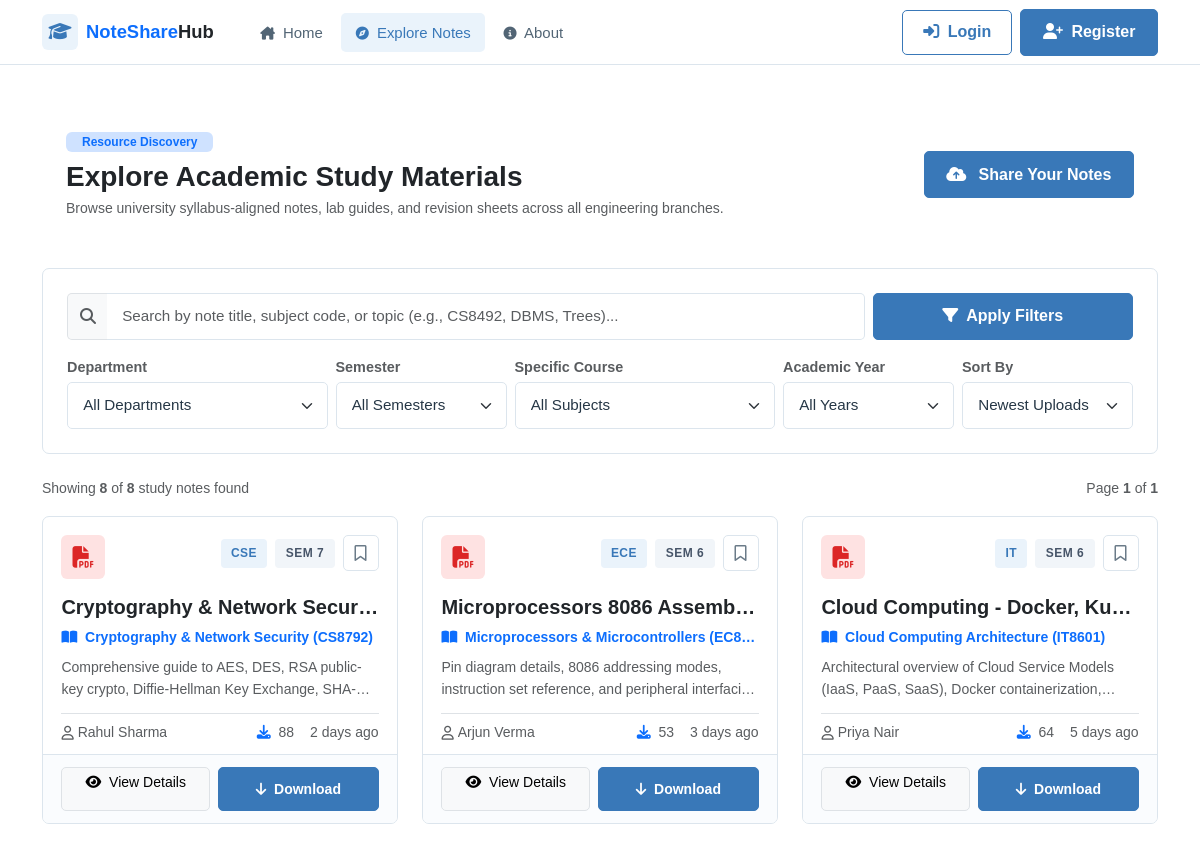
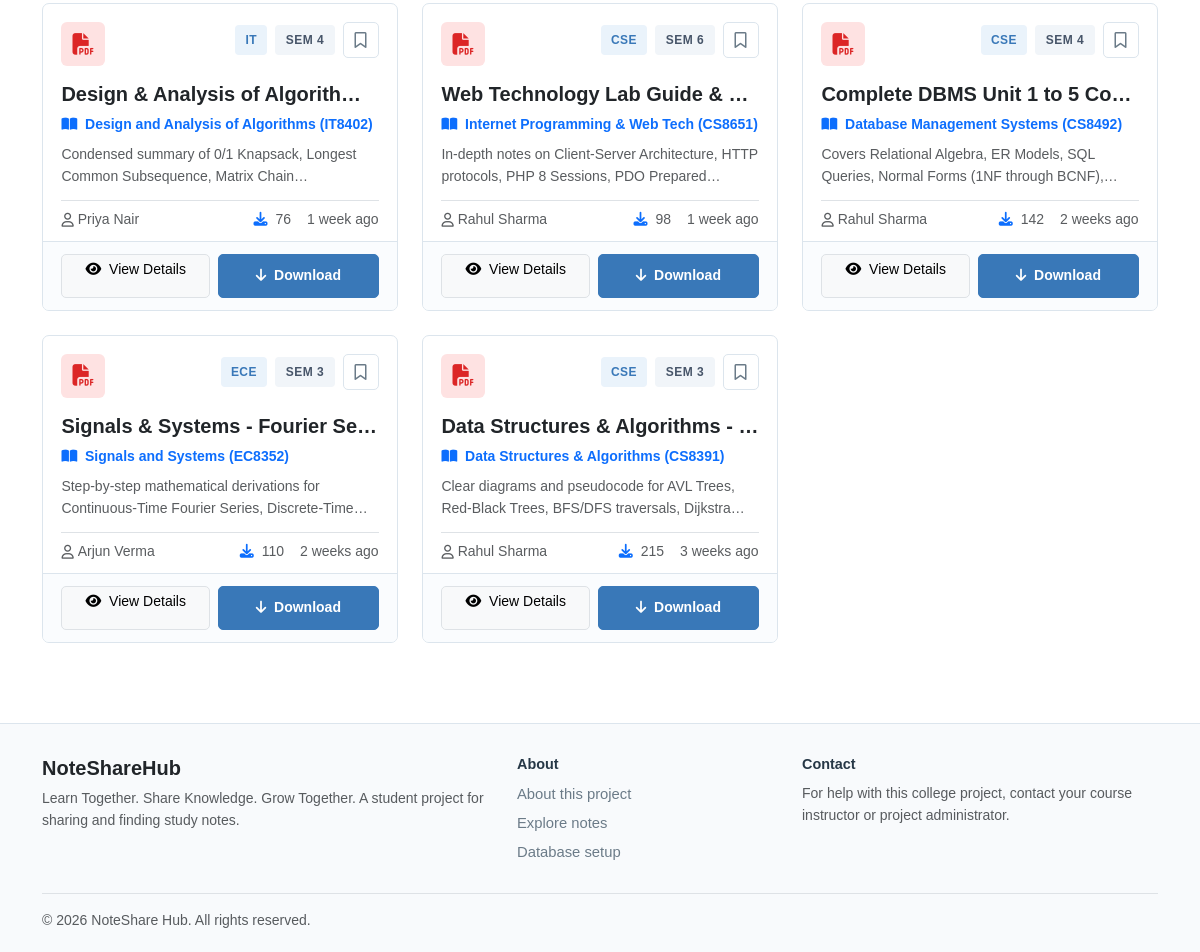
Screenshot of /explore.php with the database file from the repository (2 pictures, top to bottom).
### tables this page shows
CREATE TABLE `notes` (
  `id` INT AUTO_INCREMENT PRIMARY KEY,
  `user_id` INT NOT NULL,
  `subject_id` INT NOT NULL,
  `department_id` INT NOT NULL,
  `semester` TINYINT NOT NULL,
  `academic_year` VARCHAR(20) NOT NULL,
  `title` VARCHAR(255) NOT NULL,
  `description` TEXT NOT NULL,
  `file_path` VARCHAR(255) NOT NULL,
  `original_filename` VARCHAR(255) NOT NULL,
  `file_size` INT NOT NULL,
  `file_type` VARCHAR(50) NOT NULL DEFAULT 'application/pdf',
  `download_count` INT NOT NULL DEFAULT 0,
  `created_at` TIMESTAMP DEFAULT CURRENT_TIMESTAMP,
  `updated_at` TIMESTAMP DEFAULT CURRENT_TIMESTAMP ON UPDATE CURRENT_TIMESTAMP,
  FOREIGN KEY (`user_id`) REFERENCES `users`(`id`) ON DELETE CASCADE,
  FOREIGN KEY (`subject_id`) REFERENCES `subjects`(`id`) ON DELETE CASCADE,
  FOREIGN KEY (`department_id`) REFERENCES `departments`(`id`) ON DELETE CASCADE,
  INDEX `idx_note_subject` (`subject_id`),
  INDEX `idx_note_dept_sem` (`department_id`, `semester`),
  INDEX `idx_note_downloads` (`download_count`),
  INDEX `idx_note_created` (`created_at`)
);

CREATE TABLE `departments` (
  `id` INT AUTO_INCREMENT PRIMARY KEY,
  `code` VARCHAR(20) NOT NULL UNIQUE,
  `name` VARCHAR(150) NOT NULL,
  `description` TEXT NULL,
  `created_at` TIMESTAMP DEFAULT CURRENT_TIMESTAMP
);

CREATE TABLE `subjects` (
  `id` INT AUTO_INCREMENT PRIMARY KEY,
  `department_id` INT NOT NULL,
  `semester` TINYINT NOT NULL,
  `code` VARCHAR(20) NOT NULL,
  `name` VARCHAR(150) NOT NULL,
  `description` TEXT NULL,
  `created_at` TIMESTAMP DEFAULT CURRENT_TIMESTAMP,
  FOREIGN KEY (`department_id`) REFERENCES `departments`(`id`) ON DELETE CASCADE,
  INDEX `idx_dept_sem` (`department_id`, `semester`)
);

CREATE TABLE `users` (
  `id` INT AUTO_INCREMENT PRIMARY KEY,
  `name` VARCHAR(100) NOT NULL,
  `email` VARCHAR(150) NOT NULL UNIQUE,
  `password` VARCHAR(255) NOT NULL,
  `role` ENUM('student', 'admin') NOT NULL DEFAULT 'student',
  `department_id` INT NULL,
  `semester` TINYINT NULL,
  `roll_number` VARCHAR(50) NULL,
  `avatar` VARCHAR(255) NULL,
  `created_at` TIMESTAMP DEFAULT CURRENT_TIMESTAMP,
  `updated_at` TIMESTAMP DEFAULT CURRENT_TIMESTAMP ON UPDATE CURRENT_TIMESTAMP,
  FOREIGN KEY (`department_id`) REFERENCES `departments`(`id`) ON DELETE SET NULL,
  INDEX `idx_user_email` (`email`),
  INDEX `idx_user_role` (`role`)
);

### includes/functions.php (called while the page is built, shortened)
<?php
require_once __DIR__ . '/auth.php';
function e(?string $string): string {
    return htmlspecialchars($string ?? '', ENT_QUOTES, 'UTF-8');
}
function time_ago(string|int $datetime): string {
    $timestamp = is_numeric($datetime) ? (int)$datetime : strtotime($datetime);
    $difference = time() - $timestamp;
    if ($difference < 60) {
        return 'Just now';
    } elseif ($difference < 3600) {
        $minutes = round($difference / 60);
        return $minutes . ' min' . ($minutes > 1 ? 's' : '') . ' ago';
    } elseif ($difference < 86400) {
        $hours = round($difference / 3600);
        return $hours . ' hr' . ($hours > 1 ? 's' : '') . ' ago';
    } elseif ($difference < 604800) {
        $days = round($difference / 86400);
        return $days . ' day' . ($days > 1 ? 's' : '') . ' ago';
    } elseif ($difference < 2592000) {
        $weeks = round($difference / 604800);
        return $weeks . ' week' . ($weeks > 1 ? 's' : '') . ' ago';
    } else {
        return date('M j, Y', $timestamp);
    }
}
function clean_input(mixed $data): string {
    return trim((string)$data);
}
function is_note_bookmarked(int $note_id, ?int $user_id = null): bool {
    if ($user_id === null) {
        $user_id = current_user_id();
    }
    if (!$user_id) {
        return false;
    }
}

### includes/auth.php (called while the page is built, shortened)
<?php
function is_logged_in(): bool {
    return isset($_SESSION['user_id']) && !empty($_SESSION['user_id']);
}
function current_user_id(): ?int {
    return is_logged_in() ? (int)$_SESSION['user_id'] : null;
}

### explore.php (the view, shortened to what this page needs)
<?php
require_once __DIR__ . '/includes/header.php';
$db = get_db();
$searchKeyword = clean_input($_GET['q'] ?? '');
$sortBy        = clean_input($_GET['sort'] ?? 'newest');
$page          = max((int)($_GET['page'] ?? 1), 1);
$perPage       = 9;
$offset        = ($page - 1) * $perPage;
$whereConditions = ["1=1"];
$params = [];
$whereClause = implode(" AND ", $whereConditions);
$orderClause = match ($sortBy) {
    'downloads' => "n.download_count DESC, n.created_at DESC",
    'title_asc' => "n.title ASC",
    'oldest'    => "n.created_at ASC",
    default     => "n.created_at DESC",
};
$countSql = "
    SELECT COUNT(*)
    FROM notes n
    JOIN subjects s ON n.subject_id = s.id
    WHERE {$whereClause}
";
$countStmt = $db->prepare($countSql);
$countStmt->execute($params);
$totalNotes = (int)$countStmt->fetchColumn();
$totalPages = ceil($totalNotes / $perPage);
$notesSql = "
    SELECT n.*,
           u.name as uploader_name,
           s.name as subject_name, s.code as subject_code,
           d.name as dept_name, d.code as dept_code
    FROM notes n
    JOIN users u ON n.user_id = u.id
    JOIN subjects s ON n.subject_id = s.id
    JOIN departments d ON n.department_id = d.id
    WHERE {$whereClause}
    ORDER BY {$orderClause}
    LIMIT {$perPage} OFFSET {$offset}
";
$notesStmt = $db->prepare($notesSql);
$notesStmt->execute($params);
$notesList = $notesStmt->fetchAll();
?>
<div class="container py-4">
    <div class="card-modern p-4 mb-4 bg-white border-0 shadow-sm" style="border-radius: 18px;">
        <div class="row align-items-center g-3">
            <div class="col-lg-8">
                <span class="badge bg-primary-subtle text-primary fw-bold px-3 py-1 mb-2">Resource Discovery</span>
                <h3 class="fw-bold text-dark mb-1">Explore Academic Study Materials</h3>
                <p class="text-muted small mb-0">Browse university syllabus-aligned notes, lab guides, and revision sheets across all engineering branches.</p>
            </div>
            <div class="col-lg-4 text-lg-end">
                <a href="<?= BASE_URL ?>/upload-note.php" class="btn btn-primary shadow-sm">
                    <i class="fa-solid fa-cloud-arrow-up me-2"></i> Share Your Notes
                </a>
            </div>
        </div>
    </div>
    <div class="card-modern bg-white p-4 mb-4">
        <form method="GET" action="<?= BASE_URL ?>/explore.php" id="exploreFilterForm">
            <div class="row g-2 mb-3">
                <div class="col-md-9">
                    <div class="input-group">
                        <span class="input-group-text bg-light border-end-0 text-muted"><i class="fa-solid fa-magnifying-glass"></i></span>
                        <input type="text" name="q" class="form-control border-start-0" placeholder="Search by note title, subject code, or topic (e.g., CS8492, DBMS, Trees)..." value="<?= e($searchKeyword) ?>">
                    </div>
                </div>
                <div class="col-md-3 d-flex gap-2">
                    <button type="submit" class="btn btn-primary flex-fill">
                        <i class="fa-solid fa-filter me-1"></i> Apply Filters
                    </button>
                </div>
            </div>
            <div class="row g-2 small">
                <div class="col-6 col-md-3">
                    <label class="form-label text-muted fw-semibold mb-1">Department</label>
                    <select name="dept" class="form-select form-select-sm" onchange="this.form.submit()">
                        <option value="0">All Departments</option>
                    </select>
                </div>
                <div class="col-6 col-md-2">
                    <label class="form-label text-muted fw-semibold mb-1">Semester</label>
                    <select name="sem" class="form-select form-select-sm" onchange="this.form.submit()">
                        <option value="0">All Semesters</option>
                    </select>
                </div>
                <div class="col-6 col-md-3">
                    <label class="form-label text-muted fw-semibold mb-1">Specific Course</label>
                    <select name="subject" class="form-select form-select-sm" onchange="this.form.submit()">
                        <option value="0">All Subjects</option>
                    </select>
                </div>
                <div class="col-6 col-md-2">
                    <label class="form-label text-muted fw-semibold mb-1">Academic Year</label>
                    <select name="year" class="form-select form-select-sm" onchange="this.form.submit()">
                        <option value="">All Years</option>
                    </select>
                </div>
                <div class="col-12 col-md-2">
                    <label class="form-label text-muted fw-semibold mb-1">Sort By</label>
                    <select name="sort" class="form-select form-select-sm" onchange="this.form.submit()">
                        <option value="newest" <?= $sortBy === 'newest' ? 'selected' : '' ?>>Newest Uploads</option>
                    </select>
                </div>
            </div>
        </form>
    </div>
    <div class="d-flex justify-content-between align-items-center mb-3 text-muted small">
        <div>
            Showing <strong><?= count($notesList) ?></strong> of <strong><?= $totalNotes ?></strong> study notes found
        </div>
        <div>
            Page <strong><?= $page ?></strong> of <strong><?= max($totalPages, 1) ?></strong>
        </div>
    </div>
    <?php if (empty($notesList)): ?>
        <div class="card-modern bg-white p-5 text-center my-4">
            <i class="fa-solid fa-file-circle-question fa-3x text-muted mb-3 opacity-50"></i>
            <h5 class="fw-bold text-dark">No academic notes found</h5>
            <p class="text-muted small mb-3">No study materials match your specific filter criteria. Try adjusting your search query or department filters.</p>
            <div>
                <a href="<?= BASE_URL ?>/explore.php" class="btn btn-outline-primary btn-sm px-3">
                    <i class="fa-solid fa-filter-circle-xmark me-1"></i> Clear All Filters
                </a>
                <a href="<?= BASE_URL ?>/upload-note.php" class="btn btn-primary btn-sm px-3 ms-2">
                    <i class="fa-solid fa-cloud-arrow-up me-1"></i> Upload this Note
                </a>
            </div>
        </div>
    <?php else: ?>
        <div class="row g-4 mb-4">
            <?php foreach ($notesList as $note):
                $isBookmarked = is_note_bookmarked((int)$note['id']);
            ?>
                <div class="col-md-6 col-lg-4">
                    <div class="card-modern note-card">
                        <div class="note-card-top">
                            <div class="d-flex justify-content-between align-items-start mb-3">
                                <div class="pdf-icon-badge">
                                    <i class="fa-solid fa-file-pdf"></i>
                                </div>
                                <div class="d-flex align-items-center gap-2">
                                    <span class="badge-tag badge-dept"><?= e($note['dept_code']) ?></span>
                                    <span class="badge-tag badge-sem">Sem <?= e($note['semester']) ?></span>
                                    <button type="button" class="bookmark-btn btn-bookmark-toggle <?= $isBookmarked ? 'active' : '' ?>" data-note-id="<?= $note['id'] ?>" title="Bookmark Note">
                                        <i class="fa-<?= $isBookmarked ? 'solid' : 'regular' ?> fa-bookmark"></i>
                                    </button>
                                </div>
                            </div>
                            <h5 class="fw-bold text-dark mb-2 text-truncate" title="<?= e($note['title']) ?>">
                                <a href="<?= BASE_URL ?>/note-details.php?id=<?= $note['id'] ?>" class="text-dark">
                                    <?= e($note['title']) ?>
                                </a>
                            </h5>
                            <div class="text-primary small fw-semibold mb-2 text-truncate">
                                <i class="fa-solid fa-book-open me-1"></i> <?= e($note['subject_name']) ?> (<?= e($note['subject_code']) ?>)
                            </div>
                            <p class="text-muted small mb-3" style="display: -webkit-box; -webkit-line-clamp: 2; -webkit-box-orient: vertical; overflow: hidden; height: 40px;">
                                <?= e($note['description']) ?>
                            </p>
                            <div class="d-flex align-items-center justify-content-between small text-muted pt-2 border-top">
                                <div class="d-flex align-items-center gap-1">
                                    <i class="fa-regular fa-user"></i>
                                    <span class="text-truncate" style="max-width: 130px;"><?= e($note['uploader_name']) ?></span>
                                </div>
                                <div class="d-flex align-items-center gap-3">
                                    <span><i class="fa-solid fa-download me-1 text-primary"></i> <?= $note['download_count'] ?></span>
                                    <span><?= time_ago($note['created_at']) ?></span>
                                </div>
                            </div>
                        </div>
                        <div class="note-card-footer d-flex gap-2">
                            <a href="<?= BASE_URL ?>/note-details.php?id=<?= $note['id'] ?>" class="btn btn-light border btn-sm flex-fill">
                                <i class="fa-solid fa-eye me-1"></i> View Details
                            </a>
                            <a href="<?= BASE_URL ?>/actions/download.php?id=<?= $note['id'] ?>" class="btn btn-primary btn-sm flex-fill">
                                <i class="fa-solid fa-arrow-down me-1"></i> Download
                            </a>
                        </div>
                    </div>
                </div>
            <?php endforeach; ?>
        </div>
    <?php endif; ?>
</div>
<?php require_once __DIR__ . '/includes/footer.php'; ?>

### rows the page displays
notes: department.code "CSE", semester "7", title "Cryptography & Network Secur…", subject.name "Cryptography & Network Security", subject.code "CS8792", description "Comprehensive guide to AES, DES, RSA public-key crypto, Diffie-Hellman Key…", user.name "Rahul Sharma", download_count "88", created_at "2 days ago"
notes: department.code "ECE", semester "6", title "Microprocessors 8086 Assemb…", subject.name "Microprocessors & Microcontrollers", subject.code "EC8…", description "Pin diagram details, 8086 addressing modes, instruction set reference, and peripheral…", user.name "Arjun Verma", download_count "53", created_at "3 days ago"
notes: department.code "IT", semester "6", title "Cloud Computing - Docker, Ku…", subject.name "Cloud Computing Architecture", subject.code "IT8601", description "Architectural overview of Cloud Service Models (IaaS, PaaS, SaaS), Docker…", user.name "Priya Nair", download_count "64", created_at "5 days ago"
notes: department.code "IT", semester "4", title "Design & Analysis of Algorith…", subject.name "Design and Analysis of Algorithms", subject.code "IT8402", description "Condensed summary of 0/1 Knapsack, Longest Common Subsequence, Matrix…", user.name "Priya Nair", download_count "76", created_at "1 week ago"
notes: department.code "CSE", semester "6", title "Web Technology Lab Guide &…", subject.name "Internet Programming & Web Tech", subject.code "CS8651", description "In-depth notes on Client-Server Architecture, HTTP protocols, PHP 8 Sessions, PDO…", user.name "Rahul Sharma", download_count "98", created_at "1 week ago"
notes: department.code "CSE", semester "4", title "Complete DBMS Unit 1 to 5 Co…", subject.name "Database Management Systems", subject.code "CS8492", description "Covers Relational Algebra, ER Models, SQL Queries, Normal Forms (1NF through…", user.name "Rahul Sharma", download_count "142", created_at "2 weeks ago"
notes: department.code "ECE", semester "3", title "Signals & Systems - Fourier Se…", subject.name "Signals and Systems", subject.code "EC8352", description "Step-by-step mathematical derivations for Continuous-Time Fourier Series,…", user.name "Arjun Verma", download_count "110", created_at "2 weeks ago"
notes: department.code "CSE", semester "3", title "Data Structures & Algorithms -…", subject.name "Data Structures & Algorithms", subject.code "CS8391", description "Clear diagrams and pseudocode for AVL Trees, Red-Black Trees, BFS/DFS traversals,…", user.name "Rahul Sharma", download_count "215", created_at "3 weeks ago"

### other values shown
count($notesList) "8"
$totalNotes "8"
$page "1"
max($totalPages, 1) "1"
APP_TAGLINE "Learn Together. Share Knowledge. Grow Together."
APP_SHORT_NAME "NoteShare Hub"
